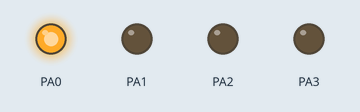
Bench run of a program on a simulated ATmega32, built with avr-gcc and emulated at 8 MHz. On the bench: output pins drawn as LEDs (lit = HIGH).

Above: at 0.12 s.
At 0.87 s:
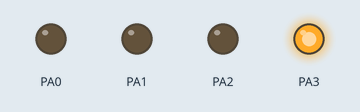
At 1.12 s:
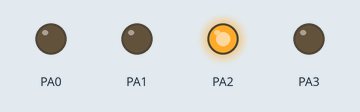
At 2.87 s:
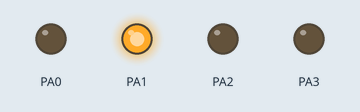
Timing chart, 0 to 3.5 s (numbered marks = the images above):
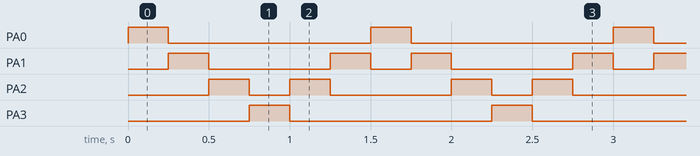

The program:

main.c
```c
/*
 * main.c
 *
 *  Created on: Jan 18, 2024
 *      Author: Elbaghdadi
 */
#include <avr/io.h>
#include <util/delay.h>

//bit_math//

#define SET_BIT(REG,BIT_NUM)        (REG|(1<<BIT_NUM))
#define CLR_BIT(REG,BIT_NUM)		(REG&( ~ (1<<BIT_NUM) ))
#define GET_BIT(REG,BIT_NUM)		((REG>>BIT_NUM)&1)
#define TOGGLE_BIT(REG,BIT_NUM)		(REG^(1<<BIT_NUM))

int main(void)
{
	DDRA =0b00001111; // make pin A0 as output
	PORTA =0b00000001; // pin A0 -> high (5v)
	while(1) //super loop
	{
		_delay_ms(250);
		PORTA=CLR_BIT(PORTA,0);
		PORTA=SET_BIT(PORTA,1);
		_delay_ms(250);

		PORTA=CLR_BIT(PORTA,1);
		PORTA=SET_BIT(PORTA,2);
		_delay_ms(250);

		PORTA=CLR_BIT(PORTA,2);
		PORTA=SET_BIT(PORTA,3);
		_delay_ms(250);

		PORTA=CLR_BIT(PORTA,3);
		PORTA=SET_BIT(PORTA,2);
		_delay_ms(250);

		PORTA=CLR_BIT(PORTA,2);
		PORTA=SET_BIT(PORTA,1);
		_delay_ms(250);

		PORTA=CLR_BIT(PORTA,1);
		PORTA=SET_BIT(PORTA,0);

	}
}
```

Measured:
- by itself, PA0, PA3: alternates HIGH for 0.25 s and LOW for 1.3 s
- by itself, PA1: repeats every 1.5 s: LOW 0.75 s, HIGH 0.25 s, LOW 0.25 s, HIGH 0.25 s
- by itself, PA2: repeats every 1.5 s: LOW 0.25 s, HIGH 0.25 s, LOW 0.75 s, HIGH 0.25 s
